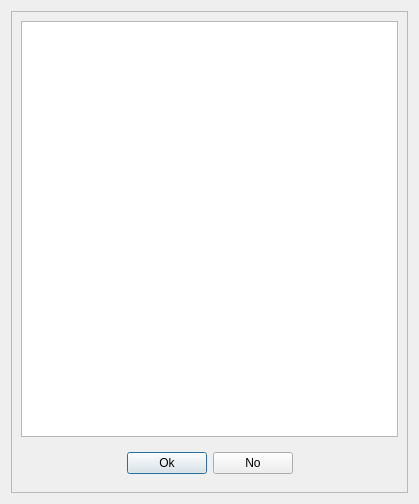
<?xml version="1.0" encoding="UTF-8"?>
<ui version="4.0">
 <class>RChangeMenu</class>
 <widget class="QDialog" name="RChangeMenu">
  <property name="geometry">
   <rect>
    <x>0</x>
    <y>0</y>
    <width>419</width>
    <height>504</height>
   </rect>
  </property>
  <property name="windowTitle">
   <string>Dialog</string>
  </property>
  <layout class="QVBoxLayout" name="verticalLayout">
   <item>
    <widget class="QFrame" name="frame">
     <property name="frameShape">
      <enum>QFrame::StyledPanel</enum>
     </property>
     <property name="frameShadow">
      <enum>QFrame::Raised</enum>
     </property>
     <layout class="QVBoxLayout" name="verticalLayout_2">
      <item>
       <widget class="QListWidget" name="lstMenu"/>
      </item>
      <item>
       <widget class="QWidget" name="widget" native="true">
        <layout class="QHBoxLayout" name="horizontalLayout">
         <item>
          <spacer name="horizontalSpacer">
           <property name="orientation">
            <enum>Qt::Horizontal</enum>
           </property>
           <property name="sizeHint" stdset="0">
            <size>
             <width>95</width>
             <height>20</height>
            </size>
           </property>
          </spacer>
         </item>
         <item>
          <widget class="QPushButton" name="btnOk">
           <property name="text">
            <string>Ok</string>
           </property>
          </widget>
         </item>
         <item>
          <widget class="QPushButton" name="btnCancel">
           <property name="text">
            <string>No</string>
           </property>
          </widget>
         </item>
         <item>
          <spacer name="horizontalSpacer_2">
           <property name="orientation">
            <enum>Qt::Horizontal</enum>
           </property>
           <property name="sizeHint" stdset="0">
            <size>
             <width>94</width>
             <height>20</height>
            </size>
           </property>
          </spacer>
         </item>
        </layout>
       </widget>
      </item>
     </layout>
    </widget>
   </item>
  </layout>
 </widget>
 <resources/>
 <connections/>
</ui>
